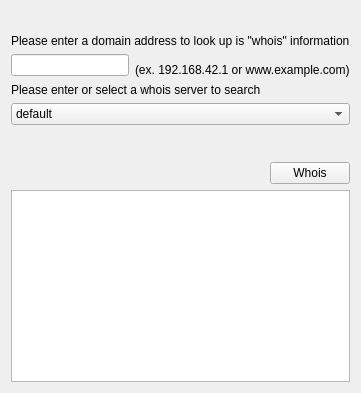
     <widget class="QWidget" name="tab_whois">
      <attribute name="title">
       <string>Whois</string>
      </attribute>
      <layout class="QVBoxLayout" name="verticalLayout_7">
       <property name="topMargin">
        <number>34</number>
       </property>
       <item>
        <widget class="QWidget" name="widget" native="true">
         <property name="minimumSize">
          <size>
           <width>0</width>
           <height>150</height>
          </size>
         </property>
         <property name="maximumSize">
          <size>
           <width>16777215</width>
           <height>150</height>
          </size>
         </property>
         <layout class="QVBoxLayout" name="verticalLayout_6">
          <property name="leftMargin">
           <number>0</number>
          </property>
          <property name="topMargin">
           <number>0</number>
          </property>
          <property name="rightMargin">
           <number>0</number>
          </property>
          <property name="bottomMargin">
           <number>0</number>
          </property>
          <item>
           <widget class="QLabel" name="whois_please_label_1">
            <property name="text">
             <string>Please enter a domain address to look up is &quot;whois&quot; information</string>
            </property>
           </widget>
          </item>
          <item>
           <layout class="QHBoxLayout" name="horizontalLayout_8">
            <item>
             <widget class="QLineEdit" name="whois_address_lineedit"/>
            </item>
            <item>
             <widget class="QLabel" name="whois_example_label_1">
              <property name="text">
               <string>&lt;html&gt;&lt;head/&gt;&lt;body&gt;&lt;p&gt;&lt;span style=&quot; font-size:14pt; vertical-align:sub;&quot;&gt;(ex. 192.168.42.1 or www.example.com)&lt;/span&gt;&lt;/p&gt;&lt;/body&gt;&lt;/html&gt;</string>
              </property>
             </widget>
            </item>
           </layout>
          </item>
          <item>
           <widget class="QLabel" name="whois_please_label_2">
            <property name="text">
             <string>Please enter or select a whois server to search</string>
            </property>
           </widget>
          </item>
          <item>
           <widget class="QComboBox" name="whois_combox">
            <item>
             <property name="text">
              <string>default</string>
             </property>
            </item>
            <item>
             <property name="text">
              <string notr="true">whois.iana.org</string>
             </property>
            </item>
           </widget>
          </item>
          <item>
           <spacer name="whois_spacer_1">
            <property name="orientation">
             <enum>Qt::Vertical</enum>
            </property>
            <property name="sizeHint" stdset="0">
             <size>
              <width>20</width>
              <height>40</height>
             </size>
            </property>
           </spacer>
          </item>
          <item alignment="Qt::AlignRight">
           <widget class="QPushButton" name="whois_button">
            <property name="text">
             <string>Whois</string>
            </property>
           </widget>
          </item>
         </layout>
        </widget>
       </item>
       <item>
        <widget class="QTextBrowser" name="whois_text_browser">
         <property name="font">
          <font>
           <family>Monospace</family>
          </font>
         </property>
         <property name="lineWrapMode">
          <enum>QTextEdit::WidgetWidth</enum>
         </property>
        </widget>
       </item>
      </layout>
     </widget>
